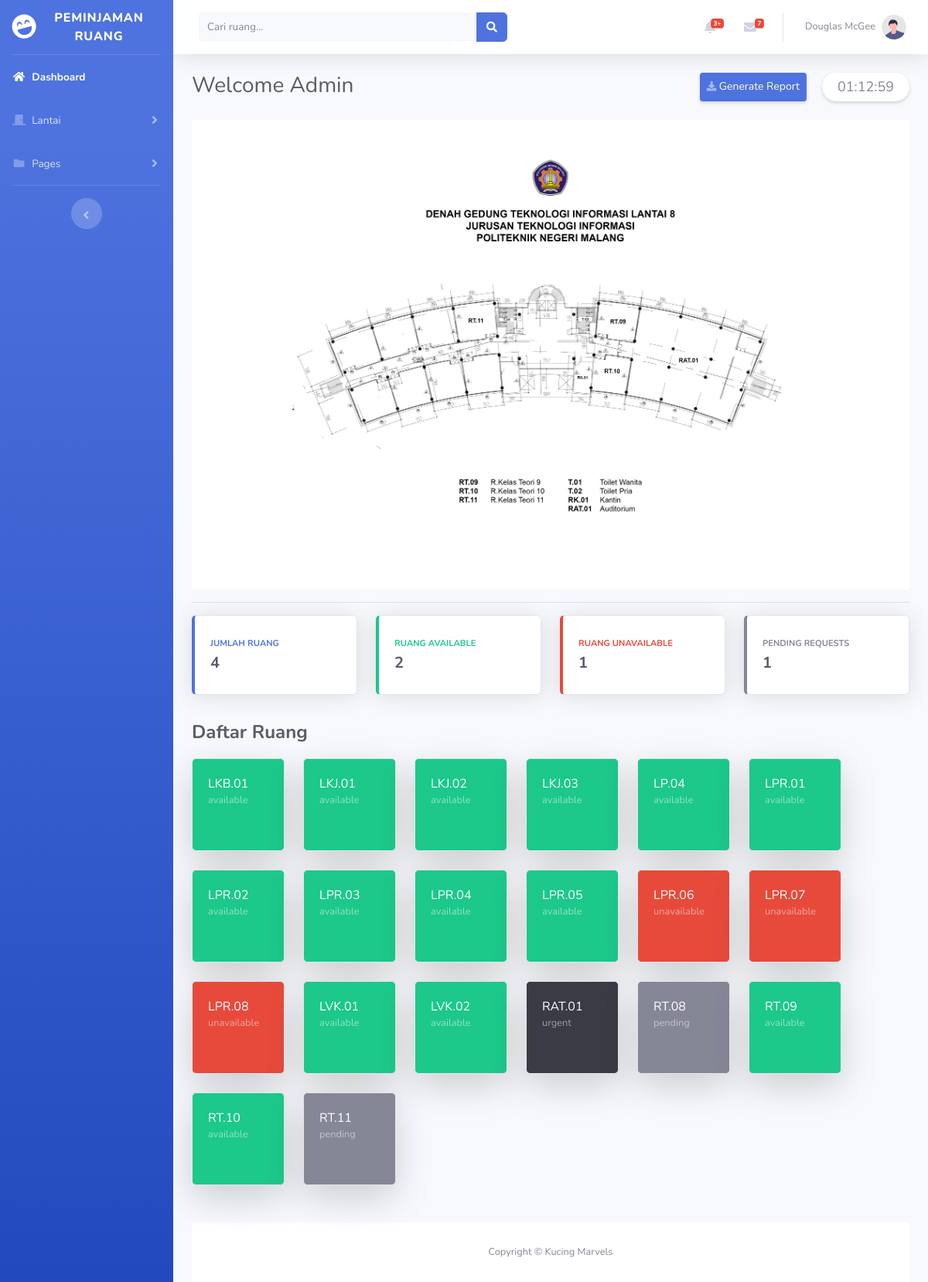
Screenshot of /bootstrap/Dashboard_admin.php with the database file from the repository.
### tables this page shows
CREATE TABLE `ruang` (
  `id_ruang` int(3) NOT NULL,
  `nama_ruang` varchar(50) NOT NULL,
  `keterangan` varchar(500) NOT NULL,
  `status` enum('available','unavailable','pending','urgent') NOT NULL,
  `lantai` int(11) NOT NULL
);

### bootstrap/Dashboard_admin.php (the view, shortened to what this page needs)
<?php
include 'php/koneksi.php';
?>
<!DOCTYPE html>
<html lang="en">
<head>
    <link href="vendor/fontawesome-free/css/all.min.css" rel="stylesheet" type="text/css">
    <link href="css/sb-admin-2.min.css" rel="stylesheet">
</head>
<body id="page-top">
    <div id="wrapper">
        <ul class="navbar-nav bg-gradient-primary sidebar sidebar-dark accordion " id="accordionSidebar">
            <a class="sidebar-brand d-flex align-items-center justify-content-center" href="Dashboard_2.php">
                <div class="sidebar-brand-icon rotate-n-15">
                    <i class="fas fa-laugh-beam"></i>
                </div>
                <div class="sidebar-brand-text mx-3">Peminjaman Ruang</div>
            </a>
            <hr class="sidebar-divider my-0">
            <li class="nav-item active">
                <a class="nav-link" href="Dashboard_2.php">
                    <i class="fas fa-fw fa-home"></i>
                    <span>Dashboard</span></a>
            </li>
            <li class="nav-item">
                <a class="nav-link collapsed" href="#" data-toggle="collapse" data-target="#collapseTwo" aria-expanded="true" aria-controls="collapseTwo">
                    <i class="fas fa-fw fa-door-closed"></i>
                    <span>Lantai</span>
                </a>
            </li>
            <li class="nav-item">
                <a class="nav-link collapsed" href="#" data-toggle="collapse" data-target="#collapsePages" aria-expanded="true" aria-controls="collapsePages">
                    <i class="fas fa-fw fa-folder"></i>
                    <span>Pages</span>
                </a>
            </li>
            <hr class="sidebar-divider d-none d-md-block">
            <div class="text-center d-none d-md-inline">
                <button class="rounded-circle border-0" id="sidebarToggle"></button>
            </div>
        </ul>
        <div id="content-wrapper" class="d-flex flex-column">
            <div id="content">
                <nav class="navbar navbar-expand navbar-light bg-white topbar mb-4 static-top shadow">
                    <form class="d-none d-sm-inline-block form-inline mr-auto ml-md-3 my-2 my-md-0 mw-100 navbar-search" method="GET" action="">
                        <div class="input-group">
                            <input type="text" name="search" class="form-control bg-light border-0 small" placeholder="Cari ruang..." aria-label="Search" aria-describedby="basic-addon2">
                            <div class="input-group-append">
                                <button class="btn btn-primary" type="submit">
                                    <i class="fas fa-search fa-sm"></i>
                                </button>
                            </div>
                        </div>
                    </form>
                    <ul class="navbar-nav ml-auto">
                        <li class="nav-item dropdown no-arrow mx-1">
                            <a class="nav-link dropdown-toggle" href="#" id="alertsDropdown" role="button" data-toggle="dropdown" aria-haspopup="true" aria-expanded="false">
                                <i class="fas fa-bell fa-fw"></i>
                                <span class="badge badge-danger badge-counter">3+</span>
                            </a>
                        </li>
                        <li class="nav-item dropdown no-arrow mx-1">
                            <a class="nav-link dropdown-toggle" href="#" id="messagesDropdown" role="button" data-toggle="dropdown" aria-haspopup="true" aria-expanded="false">
                                <i class="fas fa-envelope fa-fw"></i>
                                <span class="badge badge-danger badge-counter">7</span>
                            </a>
                        </li>
                        <li class="nav-item dropdown no-arrow">
                            <a class="nav-link dropdown-toggle" href="#" id="userDropdown" role="button" data-toggle="dropdown" aria-haspopup="true" aria-expanded="false">
                                <span class="mr-2 d-none d-lg-inline text-gray-600 small">Douglas McGee</span>
                                <img class="img-profile rounded-circle" src="img/undraw_profile.svg">
                            </a>
                        </li>
                    </ul>
                </nav>
                <div class="container-fluid">
                    <div>
                        <div class="row">
                            <div class="col-sm-6 mb-4">
                                <h1 class="h3 mb-0 text-gray-800">Welcome Admin</h1>
                            </div>
                            <div class="col-sm-6 mb-4 text-right d-flex justify-content-end">
                                <a href="#" class="d-none d-sm-inline-block btn btn-sm btn-primary shadow-sm"><i class="fas fa-download fa-sm text-white-50" style="padding-top: 7px;"></i>
                                    Generate Report</a>
                                <div class="clock-container shadow-sm" style="margin-left: 20px;padding: 5px 20px; border-radius: 20px; background-color: rgb(255, 255, 255); cursor:default">
                                    <div id="clock"></div>
                                </div>
                            </div>
                        </div>
                    </div>
                        <?php
                        include('php/search.php');
                        ?>
                    <div>
                        <img src="img/DENAH GEDUNG 8 NEW.png" class="card-img-top img-fluid" alt="">
                    </div>
                    <hr>
                    <div class="row">
                        <div class="col-xl-3 col-md-6 mb-4" style="cursor: default;">
                            <div class="card border-left-primary shadow h-100 py-2">
                                <div class="card-body">
                                    <div class="row no-gutters align-items-center">
                                        <div class="col mr-2">
                                            <div class="text-xs font-weight-bold text-primary text-uppercase mb-1">
                                                Jumlah Ruang</div>
                                            <div class="h5 mb-0 font-weight-bold text-gray-800">
                                                <?php
                                                $queryCountJumlahRuang = "SELECT COUNT(id_ruang) AS jmlRuang FROM ruang WHERE lantai=8";
                                                $resultJumlahRuang = mysqli_query($koneksi, $queryCountJumlahRuang);
                                                while ($count = mysqli_fetch_array($resultJumlahRuang)) {
                                                    $jumlahRuang = $count["jmlRuang"];
                                                    echo $jumlahRuang;
                                                }
                                                ?>
                                            </div>
                                        </div>
                                    </div>
                                </div>
                            </div>
                        </div>
                        <div class="col-xl-3 col-md-6 mb-4" style="cursor: default;">
                            <div class="card border-left-success shadow h-100 py-2">
                                <div class="card-body">
                                    <div class="row no-gutters align-items-center">
                                        <div class="col mr-2">
                                            <div class="text-xs font-weight-bold text-success text-uppercase mb-1">
                                                Ruang Available</div>
                                            <div class="h5 mb-0 font-weight-bold text-gray-800">
                                                <?php
                                                $queryCountRuangAvail = "SELECT COUNT(id_ruang) AS jmlRuangAvail FROM ruang WHERE lantai=8 AND status='available'";
                                                $resultJumlahRuangAvail = mysqli_query($koneksi, $queryCountRuangAvail);
                                                while ($countRA = mysqli_fetch_array($resultJumlahRuangAvail)) {
                                                    $jumlahRA = $countRA["jmlRuangAvail"];
                                                    echo $jumlahRA;
                                                }
                                                ?>
                                            </div>
                                        </div>
                                    </div>
                                </div>
                            </div>
                        </div>
                        <div class="col-xl-3 col-md-6 mb-4" style="cursor: default;">
                            <div class="card border-left-danger shadow h-100 py-2">
                                <div class="card-body">
                                    <div class="row no-gutters align-items-center">
                                        <div class="col mr-2">
                                            <div class="text-xs font-weight-bold text-danger text-uppercase mb-1">Ruang
                                                Unavailable</div>
                                            <div class="h5 mb-0 font-weight-bold text-gray-800">
                                                <?php
                                                $queryCountRuangUnavail = "SELECT COUNT(id_ruang) AS jmlRuangUnavail FROM ruang WHERE lantai=8 AND (status='unavailable'OR status='urgent')";
                                                $resultJumlahRuangUnavail = mysqli_query($koneksi, $queryCountRuangUnavail);
                                                while ($countRU = mysqli_fetch_array($resultJumlahRuangUnavail)) {
                                                    $jumlahRU = $countRU["jmlRuangUnavail"];
                                                    echo $jumlahRU;
                                                }
                                                ?>
                                            </div>
                                        </div>
                                    </div>
                                </div>
                            </div>
                        </div>
                        <div class="col-xl-3 col-md-6 mb-4" style="cursor: default;">
                            <div class="card border-left-secondary shadow h-100 py-2">
                                <div class="card-body">
                                    <div class="row no-gutters align-items-center">
                                        <div class="col mr-2">
                                            <div class="text-xs font-weight-bold text-secondary text-uppercase mb-1">
                                                Pending Requests</div>
                                            <div class="h5 mb-0 font-weight-bold text-gray-800">
                                                <?php
                                                $queryCountRuangPending = "SELECT COUNT(id_ruang) AS jmlRuangPend FROM ruang WHERE lantai=8 AND status='pending'";
                                                $resultJumlahRuangPending = mysqli_query($koneksi, $queryCountRuangPending);
                                                while ($countP = mysqli_fetch_array($resultJumlahRuangPending)) {
                                                    $jumlahP = $countP["jmlRuangPend"];
                                                    echo $jumlahP;
                                                }
                                                ?>
                                            </div>
                                        </div>
                                    </div>
                                </div>
                            </div>
                        </div>
                    </div>
                    <div class="h4 font-weight-bold text-gray-800" style="margin: 10px 0px 20px 0px;">
                        Daftar Ruang
                    </div>
                    <div class="row">
                        <?php
                        $query = "SELECT nama_ruang,status FROM ruang WHERE (lantai = 7 OR lantai = 8) order by nama_ruang asc";
                        $result = mysqli_query($koneksi, $query);
                        if (mysqli_num_rows($result) > 0) {
                            while ($row = mysqli_fetch_array($result)) {
                                $status = $row["status"];
                                switch ($status) {
                                    case 'available':
                                        $bg_color = 'bg-success';
                                        break;
                                    case 'unavailable':
                                        $bg_color = 'bg-danger';
                                        break;
                                    case 'pending':
                                        $bg_color = 'bg-secondary';
                                        break;
                                    case 'urgent':
                                        $bg_color = 'bg-gray-900';
                                        break;
                                }
                                echo '<div class="col-auto mb-4">' .
                                    '<div class="card ' . $bg_color . ' text-white shadow-lg" style="width: 120px; height: 120px; cursor: pointer;" onclick="showForm(\''.$row["nama_ruang"] . '\')">' .
                                    '<div class="card-body">' .
                                    $row["nama_ruang"] .
                                    '<div class="text-white-50 small">' . $row["status"] . '</div>' .
                                    '</div>' .
                                    '</div>' .
                                    '</div>';
                            }
                        }
                        ?>
                </div>
                <?php
                include('php/footer.php');
                ?>
            </div>
        </div>
</body>
</html>

### bootstrap/Dashboard_admin.php (style rules this page uses)
.clock-container { font-size: 18px; margin-top: auto; }

### rows the page displays
ruang: nama_ruang "LKB.01", status "available"
ruang: nama_ruang "LKJ.01", status "available"
ruang: nama_ruang "LKJ.02", status "available"
ruang: nama_ruang "LKJ.03", status "available"
ruang: nama_ruang "LP.04", status "available"
ruang: nama_ruang "LPR.01", status "available"
ruang: nama_ruang "LPR.02", status "available"
ruang: nama_ruang "LPR.03", status "available"
ruang: nama_ruang "LPR.04", status "available"
ruang: nama_ruang "LPR.05", status "available"
ruang: nama_ruang "LPR.06", status "unavailable"
ruang: nama_ruang "LPR.07", status "unavailable"
ruang: nama_ruang "LPR.08", status "unavailable"
ruang: nama_ruang "LVK.01", status "available"
ruang: nama_ruang "LVK.02", status "available"
ruang: nama_ruang "RAT.01", status "urgent"
ruang: nama_ruang "RT.08", status "pending"
ruang: nama_ruang "RT.09", status "available"
ruang: nama_ruang "RT.10", status "available"
ruang: nama_ruang "RT.11", status "pending"

### other values shown
$jumlahRuang "4"
$jumlahRA "2"
$jumlahRU "1"
$jumlahP "1"
